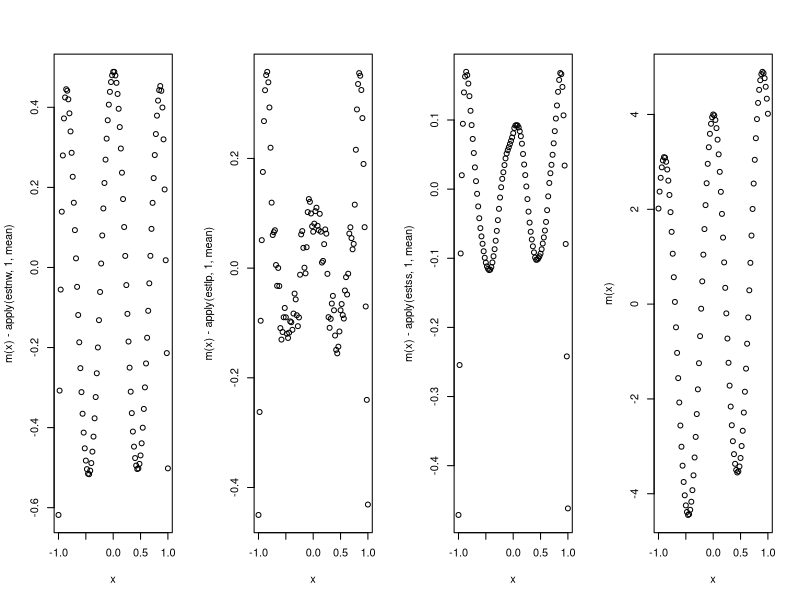
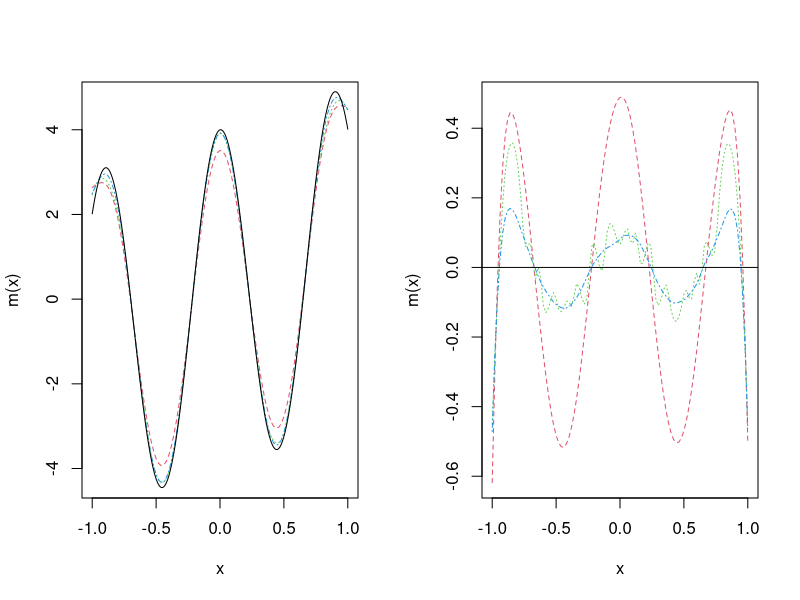
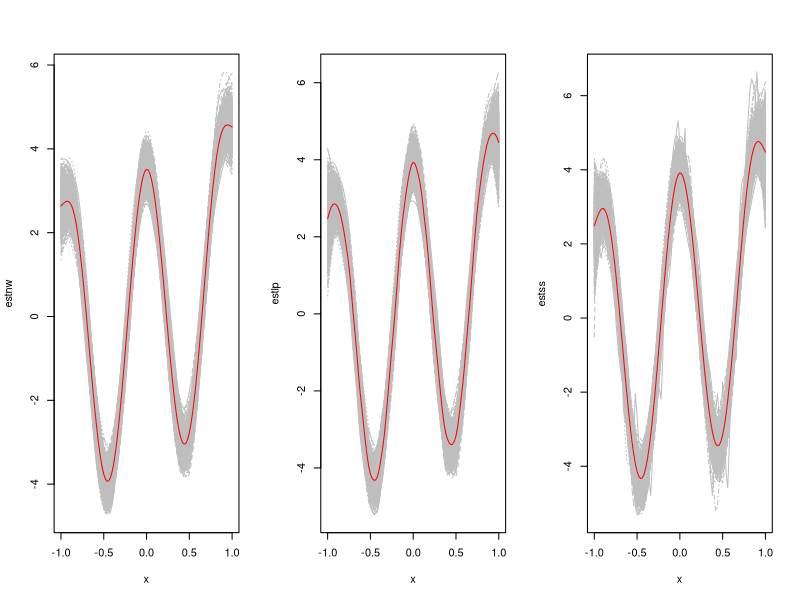

Write R code to recreate these figures, in order.
## Author: Ruben Dezeure
## series 3: nonparametric regression
m <- function(x){
  x+4*cos(7*x)
}

x <- seq(-1,1,length=101)
n <- 101
nrep <- 1000
set.seed(79)

Snw <- Slp <- Sss <- matrix(0,nrow=101,ncol=101)
In <- diag(101)
for(j in 1:101){
  y <- In[,j]
  Snw[,j] <- ksmooth(x,y,kernel="normal",bandwidth=0.2,x.points=x)$y
  Slp[,j] <- predict(loess(y~x,span=0.2971339),newdata=x)
  Sss[,j] <- smooth.spline(x,y,control.spar=0.623396)$y
}

estnw <- estlp <- estss <- matrix(0,101,ncol=nrep)
senw <- selp <- sess <- matrix(0,101,ncol=nrep)
for(i in 1:nrep){
  ## Simulate y-values
  y <- m(x) + rnorm(length(x))
  ## Get estimates for the mean function
  estnw[,i] <- ksmooth(x,y,kernel="normal",bandwidth = 0.2,x.points=x)$y
  estlp[,i] <- predict(loess(y~x,span = 0.2971339),newdata=x)
  estss[,i] <- smooth.spline(x,y,control.spar=0.623396)$y

  sigma2nw <- sum((y-estnw[,i])^2)/(n-sum(diag(Snw)))
  sigma2lp <- sum((y-estlp[,i])^2)/(n-sum(diag(Slp)))
  sigma2ss <- sum((y-estss[,i])^2)/(n-sum(diag(Sss)))

  senw[,i] <- sqrt(sigma2nw*diag(Snw%*%t(Snw)))
  selp[,i] <- sqrt(sigma2lp*diag(Slp%*%t(Slp)))
  sess[,i] <- sqrt(sigma2ss*diag(Sss%*%t(Sss)))
}

## compute the empirical bias
par(mfrow=c(1,4))
means <- cbind(apply(estnw,1,mean),apply(estlp,1,mean),apply(estss,1,mean))
plot(x,m(x) - apply(estnw,1,mean))
plot(x,m(x) - apply(estlp,1,mean))
plot(x,m(x) - apply(estss,1,mean))
plot(x,m(x))

par(mfrow=c(1,2))
means <- cbind(apply(estnw,1,mean),apply(estlp,1,mean),apply(estss,1,mean))
matplot(x,means,lty = 2:4, col = 2:4, type = "l",xlab = "x", ylab = "m(x)")
lines(seq(-1, 1, by = 0.01), m(seq(-1, 1, by = 0.01)))
matplot(x,cbind(m(x),m(x),m(x))-means,lty = 2:4, col = 2:4, type = "l",xlab = "x", ylab = "m(x)")
abline(h=0)
## compute the variances
apply(estnw,1,var)
apply(estlp,1,var)
apply(estss,1,var)

par(mfrow=c(1,3))
matplot(x, estnw, type = "l", col = "grey")
lines(x,apply(estnw,1,mean),col="red")
matplot(x, estlp, type = "l", col = "grey")
lines(x,apply(estlp,1,mean),col="red")
matplot(x, estss, type = "l", col = "grey")
lines(x,apply(estss,1,mean),col="red")

## how many times does the pointwise confidence interval at x=0.5
## contain the true value m(0.5)?
## x = 0.5
nonw <- nolp <- noss <- 0
for(i in 1:nrep){
  nonw = nonw + ((m(0.5) > estnw[x==0.5,i] - 1.96*senw[x==0.5,i]) &&
    (m(0.5) < estnw[x==0.5,i] + 1.96*senw[x==0.5,i]))
  nolp = nolp + ((m(0.5) > estlp[x==0.5,i] - 1.96*selp[x==0.5,i]) &&
    (m(0.5) < estlp[x==0.5,i] + 1.96*selp[x==0.5,i]))
  noss = noss + ((m(0.5) > estss[x==0.5,i] - 1.96*sess[x==0.5,i]) &&
    (m(0.5) < estss[x==0.5,i] + 1.96*sess[x==0.5,i]))
}
